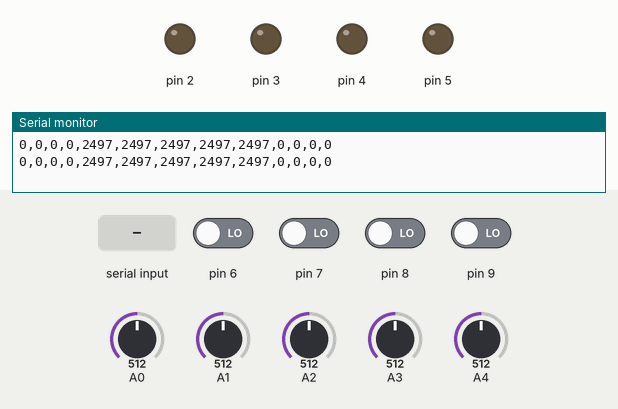
Recording of a sketch running on a simulated Arduino Uno, built with avr-gcc and run on an emulated ATmega328P. Parts: output pins drawn as LEDs (lit = HIGH), the last lines printed to the serial monitor. The test bench sets the inputs (shaded band); at power-on: pin 6–9 LOW, A0 = 512, A1 = 512, A2 = 512, A3 = 512, A4 = 512.

Above: at 1.2 s.
1.3 s: "WV2\n" received over Serial
At 2.3 s:
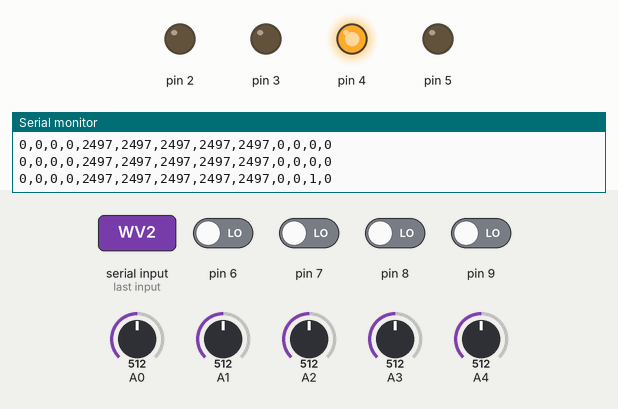
2.8 s: "OV4\n" received over Serial
At 3.5 s:
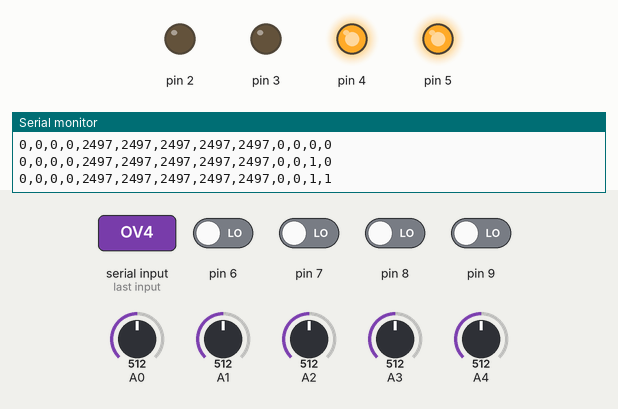
4.3 s: "OV5\n" received over Serial
At 4.6 s:
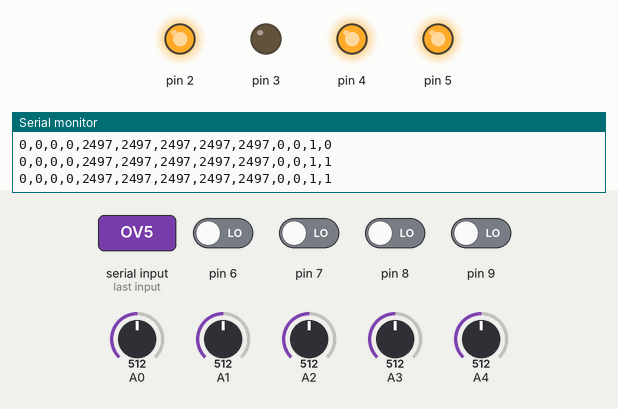
5.8 s: "NV2\n" received over Serial
At 6.9 s:
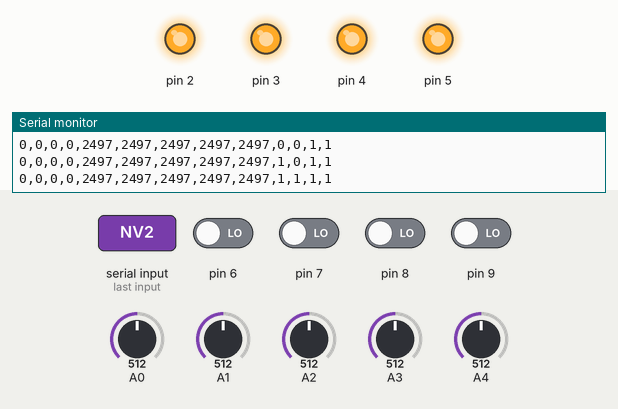
8.8 s: "WV2\n" received over Serial
At 9.2 s:
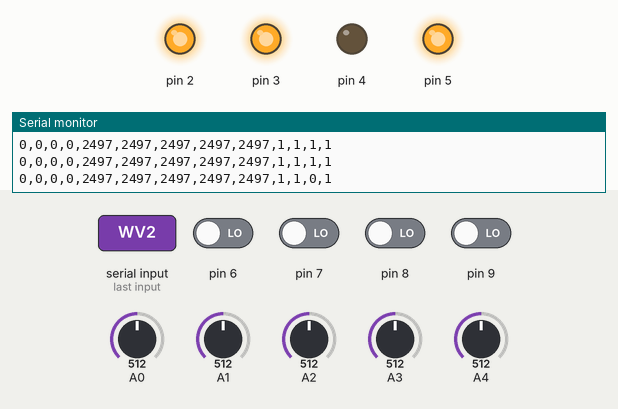
Timing chart, 0 to 11.3 s (numbered marks = the images above; inputs shaded):
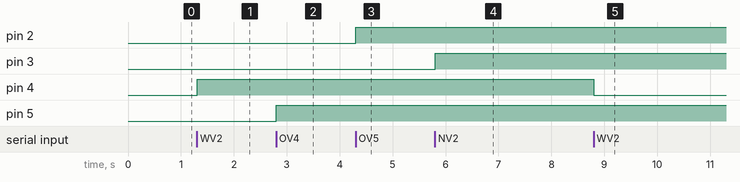

Measured:
- after the input at 1.3 s, pin 4: LOW → HIGH at once
- after the input at 2.8 s, pin 5: LOW → HIGH at once
- after the input at 4.3 s, pin 2: LOW → HIGH at once
- after the input at 5.8 s, pin 3: LOW → HIGH at once
- after the input at 8.8 s, pin 4: HIGH → LOW at once

The sketch:

sensorMonitoring.ino
```cpp
#include "constants.h"
#include "Timer.h"

char incomingString[200];         // a String to hold incoming data
bool stringReceived = false;  // whether the string is complete

unsigned long previousLog = millis();
bool takeLog = true;
int currentIndex = 0;
Timer t;

void ignite();

void setup()
{
  Serial.begin(BAUD_RATE);
  initTimer();
}

void loop()
{
  if(stringReceived)
  {
    noInterrupts();
    handleCommand();
    stringReceived = false;
    interrupts();
  }
}

void logSensors()
{
  for(uint8_t sensorNum = 0; sensorNum < NUM_SENSORS; sensorNum++)
  {
    int reading = sensors[sensorNum].readPin();
    Serial.print(reading);
    if(sensorNum != NUM_SENSORS - 1){Serial.print(",");}
  }
  Serial.print("\n");
}

void initTimer()
{
  // initialize timer1
  noInterrupts();           // disable all interrupts
  TCCR1A = 0;               // clear compare capture registers
  TCCR1B = 0;               // clear compare capture regusters
  TCNT1  = 0;               // reset timer to count to 0

  float desiredFrequency = 1.0 / (float)(TIME_BETWEEN_READINGS_IN_MILLISECONDS / 1000.0);
  OCR1A = (int)(16000000 / 1024 / desiredFrequency);             // compare match register 16MHz/prescaler/2Hz
  TCCR1B |= (1 << WGM12);                 // CTC mode
  TCCR1B |= (1 << CS12) | (1 << CS10);    // 1024 prescaler
  TIMSK1 |= (1 << OCIE1A);                // enable timer compare interrupt with register A
  interrupts();                           // enable all interrupts
}

ISR(TIMER1_COMPA_vect)          // timer compare interrupt service routine
{
  noInterrupts();
  if(takeLog)
  {
    logSensors();
  }
  interrupts();
}

void handleCommand()
{
  //Serial.print("Command received: ");
  //Serial.println(incomingString);
  if(strcmp(incomingString, "stop") == 0)
  {
    takeLog = false;
  }
  else if(strcmp(incomingString, "start") == 0)
  {
    takeLog = true;
  }
  else if(strcmp(incomingString, "WV2") == 0)
  {
   if(sensors[WV2_INDEX].readPin() == LOW) {sensors[WV2_INDEX].setPinMode(HIGH);}
   else {sensors[WV2_INDEX].setPinMode(LOW);}
  }
  else if(strcmp(incomingString, "OV4") == 0)
  {
   if(sensors[OV4_INDEX].readPin() == LOW) {sensors[OV4_INDEX].setPinMode(HIGH);}
   else {sensors[OV4_INDEX].setPinMode(LOW);}
  }
  else if(strcmp(incomingString, "OV5") == 0)
  {
   if(sensors[OV5_INDEX].readPin() == LOW) {sensors[OV5_INDEX].setPinMode(HIGH);}
   else {sensors[OV5_INDEX].setPinMode(LOW);}
  }
  else if(strcmp(incomingString, "NV2") == 0)
  {
   if(sensors[NV2_INDEX].readPin() == LOW) {sensors[NV2_INDEX].setPinMode(HIGH);}
   else {sensors[NV2_INDEX].setPinMode(LOW);}
  }
  else
  {
    Serial.println("Unknown Command");
    return;
  }
}

void serialEvent()
{
  while (Serial.available())
  {
    // get the new byte:
    char inChar = (char)Serial.read();

    if (inChar == '\n') //incoming commands are delimmited by the new line character
    {
      stringReceived = true;
      incomingString[currentIndex] = '\0';
      currentIndex = 0;
    }
    else
    {
      incomingString[currentIndex++] = inChar;
    }
  }
}
```

Event.cpp
```cpp
// (licence header left out)
/*  * * * * * * * * * * * * * * * * * * * * * * * * * * *
 Code by Simon Monk
 http://www.simonmonk.org
* * * * * * * * * * * * * * * * * * * * * * * * * * * * */

// For Arduino 1.0 and earlier
#if defined(ARDUINO) && ARDUINO >= 100
#include "Arduino.h"
#else
#include "WProgram.h"
#endif

#include "Event.h"

Event::Event(void)
{
    eventType = EVENT_NONE;
}

void Event::update(void)
{
    unsigned long now = millis();
    if (now - lastEventTime >= period)
    {
        switch (eventType)
        {
            case EVENT_EVERY:
                (*callback)(context);
                break;

            case EVENT_OSCILLATE:
                pinState = ! pinState;
                digitalWrite(pin, pinState);
                break;
        }
        lastEventTime = now;
        count++;
    }
    if (repeatCount > -1 && count >= repeatCount)
    {
        eventType = EVENT_NONE;
    }
}
```

Event.h
```cpp
// (licence header left out)
/*  * * * * * * * * * * * * * * * * * * * * * * * * * * *
 Code by Simon Monk
 http://www.simonmonk.org
* * * * * * * * * * * * * * * * * * * * * * * * * * * * */

#ifndef Event_h
#define Event_h

#include <inttypes.h>

#define EVENT_NONE 0
#define EVENT_EVERY 1
#define EVENT_OSCILLATE 2

class Event
{

public:
  Event(void);
  void update(void);
  int8_t eventType;
  unsigned long period;
  int repeatCount;
  uint8_t pin;
  uint8_t pinState;
  void (*callback)(void*);
  unsigned long lastEventTime;
  int count;
  void* context;
};

#endif
```

Sensor.cpp
```cpp
#include "sensor.h"

Sensor::Sensor(char *pinType, int pinNumber)
{
  this->pinType = pinType;
  this->pinNumber = pinNumber;
  this->initPin();
}

void Sensor::initPin()
{
  if(strcmp(this->pinType, "digitalI") == 0)
  {
    pinMode(this->pinNumber, INPUT);
  }
  else if(strcmp(this->pinType, "digitalO") == 0)
  {
    pinMode(this->pinNumber, OUTPUT);
  }
  else if(strcmp(this->pinType, "analog") == 0)
  {
    return; //this->analog pins don't need setup
  }
  else
  {
    Serial.println("Unknown Pin Type!");
    //unknown pin type!! This is bad!!
  }
}

char* Sensor::getType()
{
  return this->pinType;
}

int Sensor::readDigitalPin(int pinNumber, char* type)
{
  if(strcmp(type, "digitalO") == 0)
  {
    if(pinNumber <= 7 ) {return bitRead(PORTD, pinNumber);}
    else{return bitRead(PORTB, pinNumber - 8);}
  }
  else
  {
    return digitalRead(pinNumber);
  }
}

int Sensor::readAnalogPin(int pinNumber)
{
  float reading = analogRead(pinNumber);
  float readingInVolts = reading/205.0;
  int readingInMiliVolts = readingInVolts * 1000;
  return readingInMiliVolts;
  //return analogRead(pinNumber);
}

int Sensor::readPin()
{
  if(strcmp(this->getType(), "digitalO") == 0 || strcmp(this->getType(), "digitalI") == 0)
  {
    return Sensor::readDigitalPin(this->pinNumber, this->pinType);
  }
  else
  {
    return Sensor::readAnalogPin(this->pinNumber);
  }
}

void Sensor::setPinMode(int state)
{
  if(strcmp(this->getType(), "digitalO") == 0)
  {
    digitalWrite(this->pinNumber, state);
  }
}
```

Sensor.h
```cpp
#ifndef SENSOR_H
#define SENSOR_H

#include "Arduino.h"

class Sensor
{
  static int readAnalogPin(int pinNumber);
  static int readDigitalPin(int pinNumber, char* pinType);

  public:
  Sensor(char* pinType, int pinNumber);

  int readPin();
  void setPinMode(int state);
  char* getType();

  private:
  int pinNumber;
  char* pinType;

  void initPin();
};

#endif
```

Timer.cpp
```cpp
// (licence header left out)
/*  * * * * * * * * * * * * * * * * * * * * * * * * * * *
 Code by Simon Monk
 http://www.simonmonk.org
* * * * * * * * * * * * * * * * * * * * * * * * * * * * */

// For Arduino 1.0 and earlier
#if defined(ARDUINO) && ARDUINO >= 100
#include "Arduino.h"
#else
#include "WProgram.h"
#endif

#include "Timer.h"

Timer::Timer(void)
{
}

int8_t Timer::every(unsigned long period, void (*callback)(void*), int repeatCount, void* context)
{
    int8_t i = findFreeEventIndex();
    if (i == -1) return -1;

    _events[i].eventType = EVENT_EVERY;
    _events[i].period = period;
    _events[i].repeatCount = repeatCount;
    _events[i].callback = callback;
    _events[i].lastEventTime = millis();
    _events[i].count = 0;
    _events[i].context = context;
    return i;
}

int8_t Timer::every(unsigned long period, void (*callback)(void*), void* context)
{
    return every(period, callback, -1, context); // - means forever
}

int8_t Timer::after(unsigned long period, void (*callback)(void*), void* context)
{
    return every(period, callback, 1, context);
}

int8_t Timer::oscillate(uint8_t pin, unsigned long period, uint8_t startingValue, int repeatCount)
{
    int8_t i = findFreeEventIndex();
    if (i == NO_TIMER_AVAILABLE) return NO_TIMER_AVAILABLE;

    _events[i].eventType = EVENT_OSCILLATE;
    _events[i].pin = pin;
    _events[i].period = period;
    _events[i].pinState = startingValue;
    digitalWrite(pin, startingValue);
    _events[i].repeatCount = repeatCount * 2; // full cycles not transitions
    _events[i].lastEventTime = millis();
    _events[i].count = 0;
    _events[i].context = (void*)0;
    _events[i].callback = (void (*)(void*))0;
    return i;
}

int8_t Timer::oscillate(uint8_t pin, unsigned long period, uint8_t startingValue)
{
    return oscillate(pin, period, startingValue, -1); // forever
}

/**
 * This method will generate a pulse of !startingValue, occuring period after the
 * call of this method and lasting for period. The Pin will be left in !startingValue.
 */
int8_t Timer::pulse(uint8_t pin, unsigned long period, uint8_t startingValue)
{
    return oscillate(pin, period, startingValue, 1); // once
}

/**
 * This method will generate a pulse of startingValue, starting immediately and of
 * length period. The pin will be left in the !startingValue state
 */
int8_t Timer::pulseImmediate(uint8_t pin, unsigned long period, uint8_t pulseValue)
{
    int8_t id(oscillate(pin, period, pulseValue, 1));
    // now fix the repeat count
    if (id >= 0 && id < MAX_NUMBER_OF_EVENTS) {
        _events[id].repeatCount = 1;
    }
    return id;
}

int8_t Timer::stop(int8_t id)
{
    if (id >= 0 && id < MAX_NUMBER_OF_EVENTS) {
        _events[id].eventType = EVENT_NONE;
        return TIMER_NOT_AN_EVENT;
    }
    return id;
}

void Timer::update(void)
{
    for (int8_t i = 0; i < MAX_NUMBER_OF_EVENTS; i++)
    {
        if (_events[i].eventType != EVENT_NONE)
        {
            _events[i].update();
        }
    }
}

int8_t Timer::findFreeEventIndex(void)
{
    for (int8_t i = 0; i < MAX_NUMBER_OF_EVENTS; i++)
    {
        if (_events[i].eventType == EVENT_NONE)
        {
            return i;
        }
    }
    return NO_TIMER_AVAILABLE;
}
```

Timer.h
```cpp
// (licence header left out)
/*  * * * * * * * * * * * * * * * * * * * * * * * * * * *
 Code by Simon Monk
 http://www.simonmonk.org
* * * * * * * * * * * * * * * * * * * * * * * * * * * * */

#ifndef Timer_h
#define Timer_h

#include <inttypes.h>
#include "Event.h"

#define MAX_NUMBER_OF_EVENTS (10)

#define TIMER_NOT_AN_EVENT (-2)
#define NO_TIMER_AVAILABLE (-1)

class Timer
{

public:
  Timer(void);

  int8_t every(unsigned long period, void (*callback)(void*), void* context);
  int8_t every(unsigned long period, void (*callback)(void*), int repeatCount, void* context);
  int8_t after(unsigned long duration, void (*callback)(void*), void* context);
  int8_t oscillate(uint8_t pin, unsigned long period, uint8_t startingValue);
  int8_t oscillate(uint8_t pin, unsigned long period, uint8_t startingValue, int repeatCount);

  /**
   * This method will generate a pulse of !startingValue, occuring period after the
   * call of this method and lasting for period. The Pin will be left in !startingValue.
   */
  int8_t pulse(uint8_t pin, unsigned long period, uint8_t startingValue);

  /**
   * This method will generate a pulse of pulseValue, starting immediately and of
   * length period. The pin will be left in the !pulseValue state
   */
  int8_t pulseImmediate(uint8_t pin, unsigned long period, uint8_t pulseValue);
  int8_t stop(int8_t id);
  void update(void);

protected:
  Event _events[MAX_NUMBER_OF_EVENTS];
  int8_t findFreeEventIndex(void);

};

#endif
```

constants.h
```cpp
#ifndef CONSTANTS_H
#define CONSTANTS_H

#include "Arduino.h"
#include "Sensor.h"

#define BAUD_RATE 9600
#define TIME_BETWEEN_READINGS_IN_MILLISECONDS 1000

#define NUM_SENSORS 13

Sensor sensors[13] = { {"digitalI", 6} , {"digitalI", 7} , {"digitalI", 8} , {"digitalI", 9} , {"analog", A0} , {"analog", A1} , {"analog", A2} , {"analog", A3} , {"analog", A4} , {"digitalO", 2} , {"digitalO", 3} , {"digitalO", 4} , {"digitalO", 5} };

#define WV2_INDEX 11

#define OV4_INDEX 12
#define OV5_INDEX 9

#define NV2_INDEX 10

#endif
```
